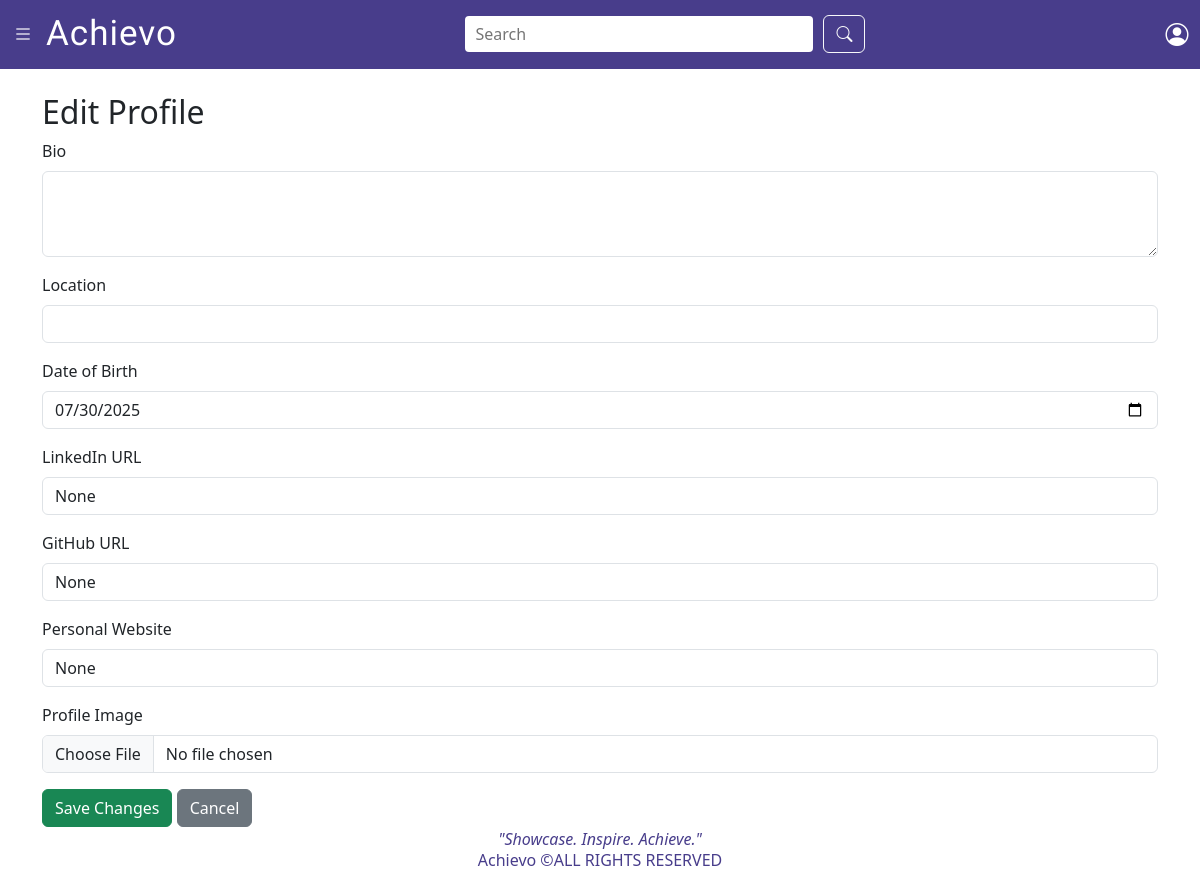
Page /profile/edit/ (signed in) on the committed database.
### student/models.py (models this page shows, shortened)
class UserProfile(models.Model):
    user = models.OneToOneField(User, on_delete=models.CASCADE)
    bio = models.TextField(blank=True, null=True)
    date_of_birth = models.DateField(blank=True, null=True)
    profile_image = models.ImageField(upload_to='profile_images/', blank=True, null=True)
    location = models.CharField(max_length=100, blank=True, null=True)
    linkedin_url = models.URLField(blank=True, null=True)
    github_url = models.URLField(blank=True, null=True)
    personal_website = models.URLField(blank=True, null=True)
    created_at = models.DateTimeField(auto_now_add=True)
    is_public = models.BooleanField(default=True)

### student/views.py (the view, shortened to what this page needs)
# urls.py: path('profile/edit/', views.edit_profile, name='edit_profile'),
@login_required
def edit_profile(request):
    profile = request.user.userprofile
    return render(request, 'student/editprofile.html', {'profile': profile})

### student/templates/student/editprofile.html (shortened to what this page needs)
{% load static %}
<!DOCTYPE html>
<html lang="en">
<head>
    <link href="https://cdn.jsdelivr.net/npm/bootstrap@5.3.0/dist/css/bootstrap.min.css" rel="stylesheet">
</head>
<body>
    {% include 'student/navbar.html' %}
    <div class="container mt-4">
        <h2>Edit Profile</h2>
        <form method="POST" enctype="multipart/form-data">
            <div class="mb-3">
                <label for="bio" class="form-label">Bio</label>
                <textarea class="form-control" id="bio" name="bio" rows="3">{{ profile.bio }}</textarea>
            </div>
            <div class="mb-3">
                <label for="location" class="form-label">Location</label>
                <input type="text" class="form-control" id="location" name="location" value="{{ profile.location }}">
            </div>
            <div class="mb-3">
                <label for="date_of_birth" class="form-label">Date of Birth</label>
                <input type="date" class="form-control" id="date_of_birth" name="date_of_birth"
                       value="{{ profile.date_of_birth|date:'Y-m-d' }}">
            </div>
            <div class="mb-3">
                <label for="linkedin_url" class="form-label">LinkedIn URL</label>
                <input type="text" class="form-control" id="linkedin_url" name="linkedin_url" value="{{ profile.linkedin_url }}">
            </div>
            <div class="mb-3">
                <label for="github_url" class="form-label">GitHub URL</label>
                <input type="text" class="form-control" id="github_url" name="github_url" value="{{ profile.github_url }}">
            </div>
            <div class="mb-3">
                <label for="personal_website" class="form-label">Personal Website</label>
                <input type="text" class="form-control" id="personal_website" name="personal_website" value="{{ profile.personal_website }}">
            </div>
            <div class="mb-3">
                <label for="profile_image" class="form-label">Profile Image</label>
                <input type="file" class="form-control" id="profile_image" name="profile_image">
            </div>
            <button type="submit" class="btn btn-success">Save Changes</button>
            <a href="{% url 'profile' %}" class="btn btn-secondary">Cancel</a>
        </form>
    </div>
    {% include 'student/footer.html' %}
</body>
</html>

### student/templates/student/navbar.html (style rules this page uses)
body { margin: 0; font-family: Arial, sans-serif; }

### rows in the picture
UserProfile: date_of_birth "07/30/2025", linkedin_url "None", github_url "None", personal_website "None"
